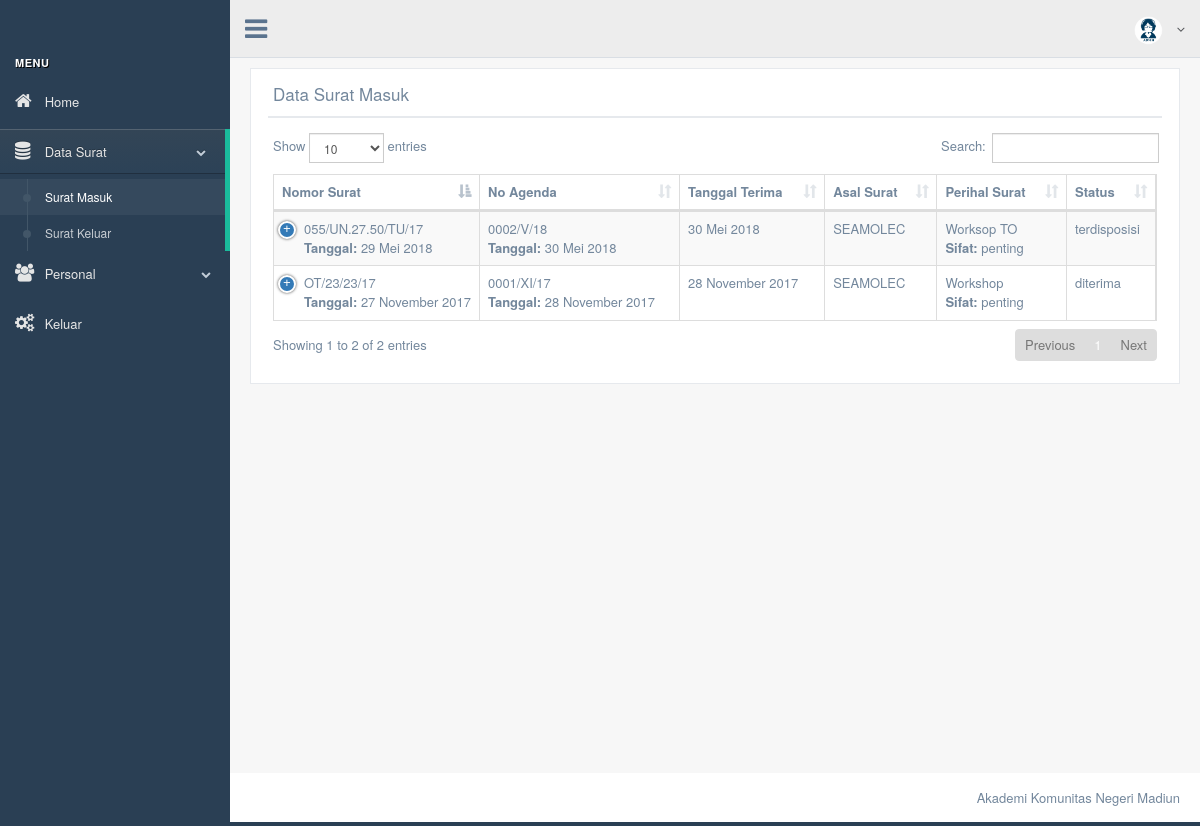
The page /production/tabel_surat_masuk.php (signed in) on the database its author committed.
### tables this page shows
CREATE TABLE `surat_masuk` (
  `id_surat_masuk` int(5) NOT NULL,
  `no_surat` varchar(35) DEFAULT NULL,
  `tgl_surat` timestamp NULL DEFAULT NULL,
  `no_agenda` varchar(15) DEFAULT NULL,
  `tgl_agenda` timestamp NULL DEFAULT NULL,
  `pencatat` varchar(30) DEFAULT NULL,
  `tgl_terima` timestamp NOT NULL DEFAULT CURRENT_TIMESTAMP,
  `asal_surat` text,
  `perihal` varchar(100) DEFAULT NULL,
  `sifat` varchar(50) DEFAULT NULL,
  `status` enum('diterima','terdisposisi','ok') NOT NULL,
  `foto` varchar(100) DEFAULT NULL
);

### production/function.php (called while the page is built, shortened)
<?php
function Tanggal($date){
if($date == "0000-00-00"){
	$result = "0000-00-00";
}else{
	$BulanIndo = array("Januari", "Februari", "Maret", "April", "Mei", "Juni", "Juli", "Agustus", "September", "Oktober", "November", "Desember");
	$tahun = substr($date, 0, 4);
	$bulan = substr($date, 5, 2);
	$tgl   = substr($date, 8, 2);
	$result = $tgl . " " . $BulanIndo[(int)$bulan-1] . " ". $tahun;
}
return($result);
}
?>

### production/tabel_surat_masuk.php (the view, shortened to what this page needs)
<!DOCTYPE html>
<html lang="en">
  <head>
    <link href="../vendors/bootstrap/dist/css/bootstrap.min.css" rel="stylesheet">
    <link href="../vendors/font-awesome/css/font-awesome.min.css" rel="stylesheet">
    <link href="../vendors/nprogress/nprogress.css" rel="stylesheet">
    <link href="../vendors/iCheck/skins/flat/green.css" rel="stylesheet">
    <link href="../vendors/datatables.net-bs/css/dataTables.bootstrap.min.css" rel="stylesheet">
    <link href="../vendors/datatables.net-buttons-bs/css/buttons.bootstrap.min.css" rel="stylesheet">
    <link href="../vendors/datatables.net-fixedheader-bs/css/fixedHeader.bootstrap.min.css" rel="stylesheet">
    <link href="../vendors/datatables.net-responsive-bs/css/responsive.bootstrap.min.css" rel="stylesheet">
    <link href="../vendors/datatables.net-scroller-bs/css/scroller.bootstrap.min.css" rel="stylesheet">
    <link href="../build/css/custom.min.css" rel="stylesheet">
  </head>
<?php
  if(empty($_SESSION['JenengAdmin'])){
  echo "<script>";
  echo "alert('Akses Ditolak');";
  echo "location='../login.php'";
  echo "</script>";
  }else{
?>
  <body class="nav-md">
    <div class="container body">
      <div class="main_container">
        <?php
		require_once("menu.php");
		?>
        <div class="top_nav">
          <?php
		  require_once("navigation.php");
		  ?>
        </div>
        <div class="right_col" role="main">
          <div class="">
            <div class="row">
              <div class="col-md-12 col-sm-12 col-xs-12">
                <div class="x_panel">
                  <div class="x_title">
                    <h2>Data Surat Masuk <small><a href="form_surat_masuk.php" class="btn btn-success btn-xs"><span class="fa fa-plus"></span> Tambah Data</a></small></h2>
                    <div class="clearfix"></div>
                  </div>
                  <div class="x_content">
                    <table id="datatable-responsive" class="table table-striped table-bordered dt-responsive nowrap" cellspacing="0" width="100%">
                      <thead>
                        <tr>
                          <th>Nomor Surat</th>
                          <th>No Agenda</th>
                          <th>Tanggal Terima</th>
                          <th>Asal Surat</th>
                          <th>Perihal Surat</th>
						  <th>Status</th>
                        </tr>
                      </thead>
                      <tbody>
					  	<?php
            include_once("function.php");
					  $query_user=mysqli_query($link,"select * from surat_masuk ORDER BY tgl_terima ASC");
						while($row_sm=mysqli_fetch_object($query_user)){
					  	?>
                        <tr>
                          <td><?php echo $row_sm->no_surat."<br><strong>Tanggal: </strong> ".Tanggal($row_sm->tgl_surat);?></td>
                          <td><?php echo $row_sm->no_agenda."<br><strong>Tanggal: </strong>".Tanggal($row_sm->tgl_agenda);?></td>
                          <td><?php echo Tanggal($row_sm->tgl_terima);?></td>
                          <td><?php echo ucfirst($row_sm->asal_surat);?></td>
                          <td><?php echo $row_sm->perihal."<br><strong>Sifat: </strong> ".$row_sm->sifat;?></td>
						  <td><?php echo $row_sm->status;?></td>
              </tr>
						<?php
						}
						?>
                      </tbody>
                    </table>
                  </div>
                </div>
              </div>
            </div>
          </div>
        </div>
        <footer>
          <div class="pull-right">
            Akademi Komunitas Negeri Madiun</a>
          </div>
          <div class="clearfix"></div>
        </footer>
      </div>
    </div>
  </body>
<?php
}
?>
</html>

### rows shown on the page
surat_masuk: no_surat "OT/23/23/17", tgl_surat "27 November 2017", no_agenda "0001/XI/17", tgl_agenda "28 November 2017", tgl_terima "28 November 2017", asal_surat "SEAMOLEC", perihal "Workshop", sifat "penting", status "diterima"
surat_masuk: no_surat "055/UN.27.50/TU/17", tgl_surat "29 Mei 2018", no_agenda "0002/V/18", tgl_agenda "30 Mei 2018", tgl_terima "30 Mei 2018", asal_surat "SEAMOLEC", perihal "Worksop TO", sifat "penting", status "terdisposisi"
